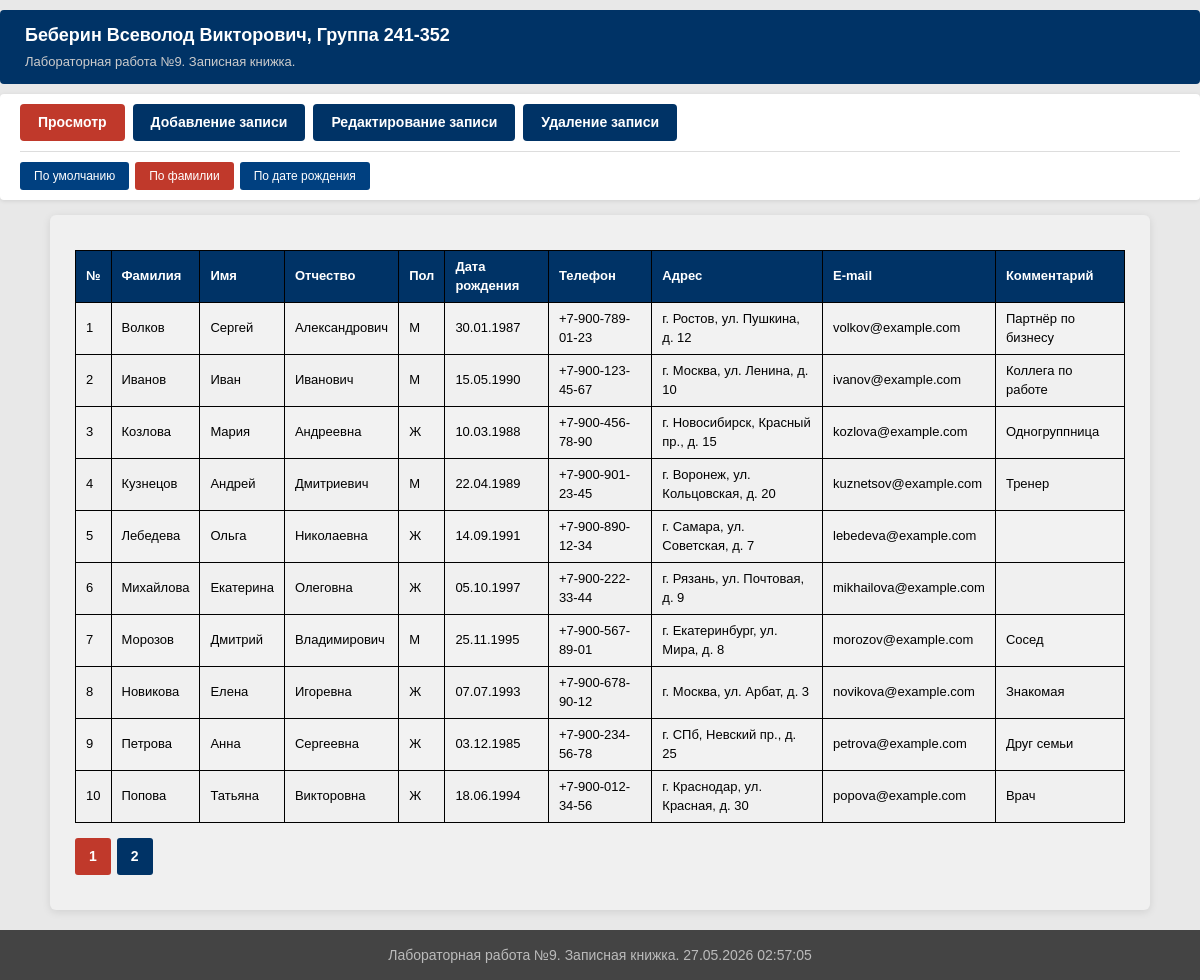
/?p=viewer&sort=surname, run on the app's committed database.
### tables this page shows
CREATE TABLE IF NOT EXISTS contacts (
    id INT AUTO_INCREMENT PRIMARY KEY,
    surname VARCHAR(100) NOT NULL DEFAULT '',
    name VARCHAR(100) NOT NULL DEFAULT '',
    patronymic VARCHAR(100) NOT NULL DEFAULT '',
    gender ENUM('male', 'female') NOT NULL DEFAULT 'male',
    birth_date DATE DEFAULT NULL,
    phone VARCHAR(30) NOT NULL DEFAULT '',
    address VARCHAR(255) NOT NULL DEFAULT '',
    email VARCHAR(100) NOT NULL DEFAULT '',
    comment TEXT
);

### viewer.php (the view, shortened to what this page needs)
<?php
function getFriendsList($type, $page)
{
    $mysqli = mysqli_connect(DB_HOST, DB_USER, DB_PASS, DB_NAME);
    mysqli_set_charset($mysqli, 'utf8mb4');
    $sql_res = mysqli_query($mysqli, 'SELECT COUNT(*) AS cnt FROM contacts');
    $row = mysqli_fetch_assoc($sql_res);
    $TOTAL = (int)$row['cnt'];
    $PER_PAGE = 10;
    $PAGES = (int)ceil($TOTAL / $PER_PAGE);
    $offset = $page * $PER_PAGE;
    switch ($type) {
        case 'surname':
            $order = 'ORDER BY surname ASC, name ASC';
            break;
    }
    $sql = 'SELECT * FROM contacts ' . $order . ' LIMIT ' . $PER_PAGE . ' OFFSET ' . $offset;
    $sql_res = mysqli_query($mysqli, $sql);
    $ret = '<table class="contacts-table">';
    $ret .= '<tr>';
    $ret .= '<th>№</th>';
    $ret .= '<th>Фамилия</th>';
    $ret .= '<th>Имя</th>';
    $ret .= '<th>Отчество</th>';
    $ret .= '<th>Пол</th>';
    $ret .= '<th>Дата рождения</th>';
    $ret .= '<th>Телефон</th>';
    $ret .= '<th>Адрес</th>';
    $ret .= '<th>E-mail</th>';
    $ret .= '<th>Комментарий</th>';
    $ret .= '</tr>';
    $num = $offset + 1;
    while ($row = mysqli_fetch_assoc($sql_res)) {
        $ret .= '<tr>';
        $ret .= '<td>' . $num . '</td>';
        $ret .= '<td>' . htmlspecialchars($row['surname']) . '</td>';
        $ret .= '<td>' . htmlspecialchars($row['name']) . '</td>';
        $ret .= '<td>' . htmlspecialchars($row['patronymic']) . '</td>';
        $ret .= '<td>' . ($row['gender'] === 'male' ? 'М' : 'Ж') . '</td>';
        $ret .= '<td>' . ($row['birth_date'] ? date('d.m.Y', strtotime($row['birth_date'])) : '—') . '</td>';
        $ret .= '<td>' . htmlspecialchars($row['phone']) . '</td>';
        $ret .= '<td>' . htmlspecialchars($row['address']) . '</td>';
        $ret .= '<td>' . htmlspecialchars($row['email']) . '</td>';
        $ret .= '<td>' . htmlspecialchars($row['comment']) . '</td>';
        $ret .= '</tr>';
        $num++;
    }
    $ret .= '</table>';
    if ($PAGES > 1) {
        $ret .= '<div id="pages">';
        for ($i = 0; $i < $PAGES; $i++) {
            if ($i != $page) {
                $ret .= '<a href="?p=viewer&sort=' . $type . '&pg=' . $i . '">' . ($i + 1) . '</a>';
            } else {
                $ret .= '<span>' . ($i + 1) . '</span>';
            }
        }
        $ret .= '</div>';
    }
    return $ret;
}

### styles.css (style rules this page uses)
* { margin: 0; padding: 0; box-sizing: border-box; }
body { font-family: Arial, Helvetica, sans-serif; font-size: 15px; line-height: 1.5; color: #000; background-color: #e8e8e8; padding-top: 10px; padding-bottom: 70px; }
.contacts-table { width: 100%; border-collapse: collapse; margin: 15px 0; font-size: 13px; }
.contacts-table th, .contacts-table td { border: 1px solid #000; padding: 6px 10px; text-align: left; }
.contacts-table th { background-color: #003366; color: #fff; font-weight: bold; }
.contacts-table tr:nth-child(even) td { background-color: #f2f2f2; }
#pages { margin: 15px 0; display: flex; gap: 6px; flex-wrap: wrap; }
#pages a, #pages span { display: inline-block; padding: 6px 12px; text-decoration: none; border-radius: 3px; font-size: 14px; font-weight: bold; transition: border 0.2s; }
#pages a { background-color: #003366; color: #fff; border: 2px solid transparent; }
#pages span { background-color: #c0392b; color: #fff; border: 2px solid #c0392b; }

### data on the page
contacts: surname "Волков", name "Сергей", patronymic "Александрович", gender "М", birth_date "30.01.1987", phone "+7-900-789-01-23", address "г. Ростов, ул. Пушкина, д. 12", email "volkov@example.com", comment "Партнёр по бизнесу"
contacts: surname "Иванов", name "Иван", patronymic "Иванович", gender "М", birth_date "15.05.1990", phone "+7-900-123-45-67", address "г. Москва, ул. Ленина, д. 10", email "ivanov@example.com", comment "Коллега по работе"
contacts: surname "Козлова", name "Мария", patronymic "Андреевна", gender "Ж", birth_date "10.03.1988", phone "+7-900-456-78-90", address "г. Новосибирск, Красный пр., д. 15", email "kozlova@example.com", comment "Одногруппница"
contacts: surname "Кузнецов", name "Андрей", patronymic "Дмитриевич", gender "М", birth_date "22.04.1989", phone "+7-900-901-23-45", address "г. Воронеж, ул. Кольцовская, д. 20", email "kuznetsov@example.com", comment "Тренер"
contacts: surname "Лебедева", name "Ольга", patronymic "Николаевна", gender "Ж", birth_date "14.09.1991", phone "+7-900-890-12-34", address "г. Самара, ул. Советская, д. 7", email "lebedeva@example.com"
contacts: surname "Михайлова", name "Екатерина", patronymic "Олеговна", gender "Ж", birth_date "05.10.1997", phone "+7-900-222-33-44", address "г. Рязань, ул. Почтовая, д. 9", email "mikhailova@example.com"
contacts: surname "Морозов", name "Дмитрий", patronymic "Владимирович", gender "М", birth_date "25.11.1995", phone "+7-900-567-89-01", address "г. Екатеринбург, ул. Мира, д. 8", email "morozov@example.com", comment "Сосед"
contacts: surname "Новикова", name "Елена", patronymic "Игоревна", gender "Ж", birth_date "07.07.1993", phone "+7-900-678-90-12", address "г. Москва, ул. Арбат, д. 3", email "novikova@example.com", comment "Знакомая"
contacts: surname "Петрова", name "Анна", patronymic "Сергеевна", gender "Ж", birth_date "03.12.1985", phone "+7-900-234-56-78", address "г. СПб, Невский пр., д. 25", email "petrova@example.com", comment "Друг семьи"
contacts: surname "Попова", name "Татьяна", patronymic "Викторовна", gender "Ж", birth_date "18.06.1994", phone "+7-900-012-34-56", address "г. Краснодар, ул. Красная, д. 30", email "popova@example.com", comment "Врач"

### other printed values
$label "Просмотр"
$label "Добавление записи"
$label "Редактирование записи"
$label "Удаление записи"
$label "По умолчанию"
$label "По фамилии"
$label "По дате рождения"
